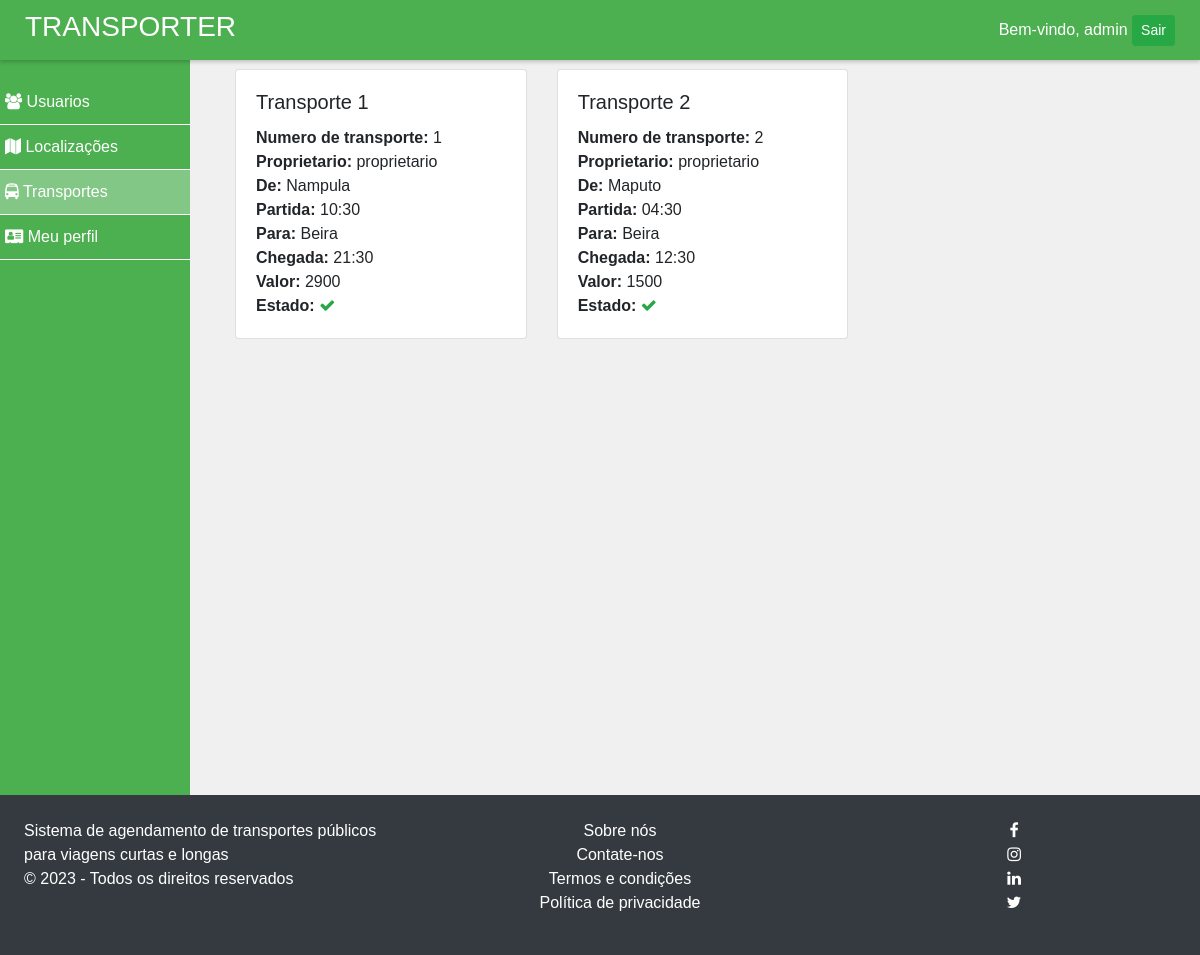
Screenshot of /buses.php (signed in) with the database file from the repository.
### tables this page shows
CREATE TABLE `buses` (
  `id` int(5) NOT NULL,
  `bname` varchar(25) NOT NULL,
  `bus_no` varchar(25) NOT NULL,
  `owner_id` int(5) NOT NULL,
  `from_loc` varchar(20) NOT NULL,
  `from_time` varchar(8) NOT NULL,
  `to_loc` varchar(20) NOT NULL,
  `to_time` varchar(8) NOT NULL,
  `fare` int(5) NOT NULL,
  `approved` tinyint(1) NOT NULL DEFAULT 0
);

CREATE TABLE `users` (
  `id` int(5) NOT NULL,
  `uname` varchar(20) NOT NULL,
  `name` varchar(25) NOT NULL,
  `email` varchar(40) NOT NULL,
  `password` varchar(25) NOT NULL,
  `gender` enum('Male','Female','Other') NOT NULL,
  `utype` enum('Admin','Owner','Passenger') NOT NULL,
  `address` varchar(120) NOT NULL,
  `mobile` varchar(10) NOT NULL
);

### buses.php (the view, shortened to what this page needs)
<?php
include 'inc/basic_template.php';
?>
<div class="row mb-2">
    <h4 class="col-md-3">Transportes</h4>
    <div class="col-md-8 text-right ml-4">
        <form method="post" action="">
            <div class="input-group">
                <div class="input-group-append">
                    <button type="submit" class="btn btn-primary btn-sm"><i class="fa fa-search"></i> Pesquisar</button>
                </div>
            </div>
        </form>
    </div>
</div>
<div class="container">
    <div class="row">
        <?php
        $conn = initDB();
        $sql = "select *, users.uname as owner, buses.id as bid from buses, users where owner_id=users.id";
        $sql .= " order by approved";
        $res = $conn->query($sql);
        if ($res->num_rows == 0) {
            echo '<div class="col-md-12 text-center">Sem transportes</div>';
        } else {
            while ($row = $res->fetch_assoc()) {
                echo '
                <div class="col-md-4 mb-4">
                    <div class="card">
                        <div class="card-body">
                            <h5 class="card-title">' . $row["bname"] . '</h5>
                            <p class="card-text">
                                <strong>Numero de transporte:</strong> ' . $row["bus_no"] . '<br>
                                <strong>Proprietario:</strong> ' . $row["owner"] . '<br>
                                <strong>De:</strong> ' . $row["from_loc"] . '<br>
                                <strong>Partida:</strong> ' . $row["from_time"] . '<br>
                                <strong>Para:</strong> ' . $row["to_loc"] . '<br>
                                <strong>Chegada:</strong> ' . $row["to_time"] . '<br>
                                <strong>Valor:</strong> ' . $row["fare"] . '<br>
                                <strong>Estado:</strong> <a href="buses.php?id=' . $row["bid"] . '&toggle=';
                if ($row["approved"])
                    echo '0" title="Clique para Desaprovar"><i class="fa fa-check text-success">';
                else
                    echo '1" title="Clique para Aprovar"><i class="fa fa-times text-danger">';
                echo '</i></a>
                            </p>
                        </div>
                    </div>
                </div>';
            }
        }
        ?>
    </div>
</div>

### css/style.css (style rules this page uses)
body { padding-top: 65px; overflow-x: hidden !important; }

### inc/basic_template.php (style rules this page uses)
body { font-family: Arial, sans-serif; background-color: #f0f0f0; margin: 0; padding: 0; }

### rows the page displays
buses: bname "Transporte 1", bus_no "1", owner.uname "proprietario", from_loc "Nampula", from_time "10:30", to_loc "Beira", to_time "21:30", fare "2900", approved 1 (drawn)
buses: bname "Transporte 2", bus_no "2", owner.uname "proprietario", from_loc "Maputo", from_time "04:30", to_loc "Beira", to_time "12:30", fare "1500", approved 1 (drawn)

### other values shown
$_SESSION['user']['uname'] "admin"
